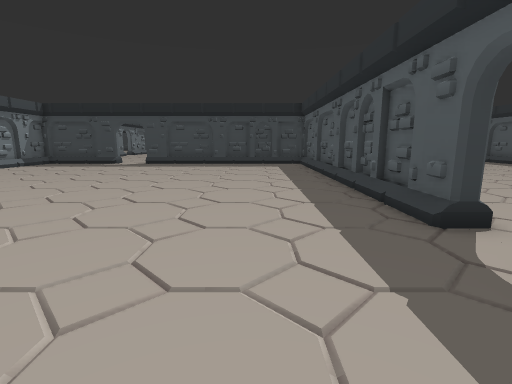
view 1 (above)

20 first-person views from a walk through a Godot game level. The camera is 1.4 m above the floor, tilts 10° down and sees 85° across. The floor is counted in squares, 1 m on a side. Each view is taken from the middle of a square. On the plan, view 1 faces up. The plan holds only what a view shows up to about 14 squares ahead; the rest is blank. The place goes on beyond the plan.

view 2
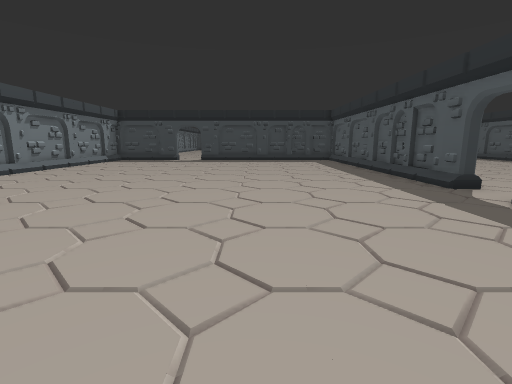

view 3
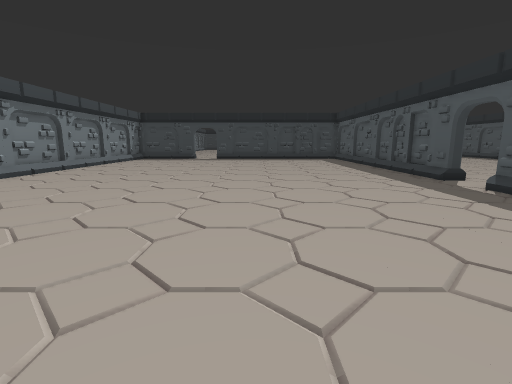

view 4
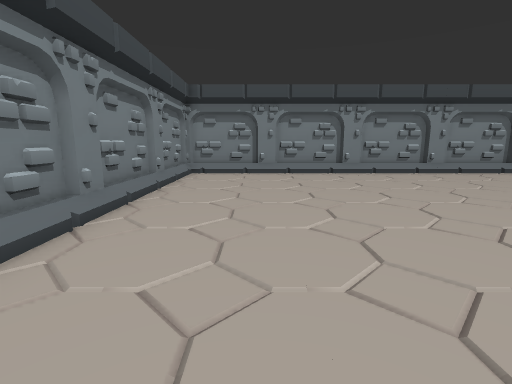

view 5
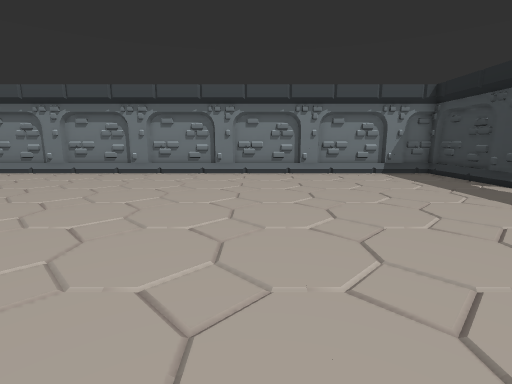

view 6
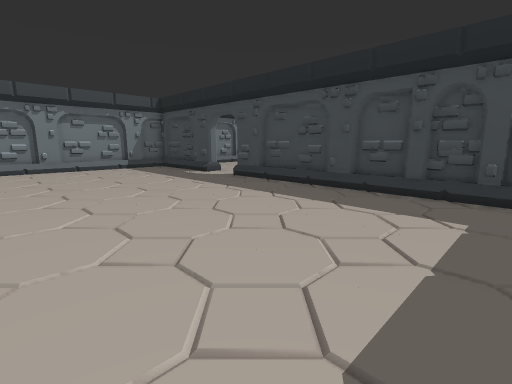

view 7
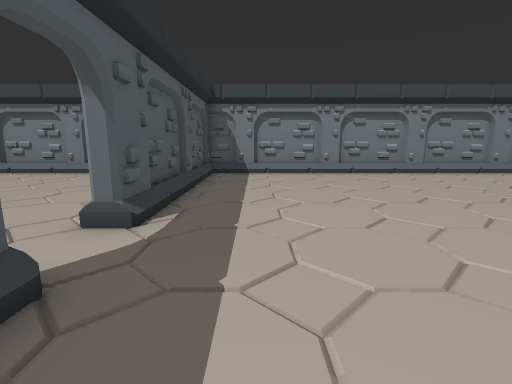

view 8
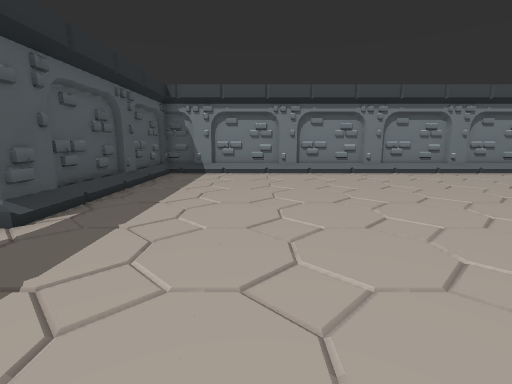

view 9
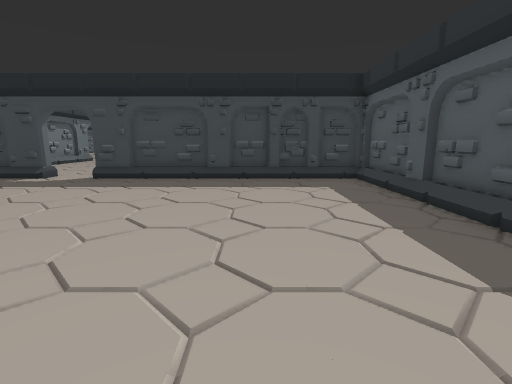

view 10
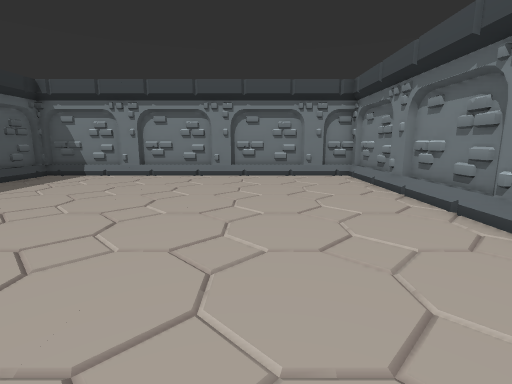

view 11
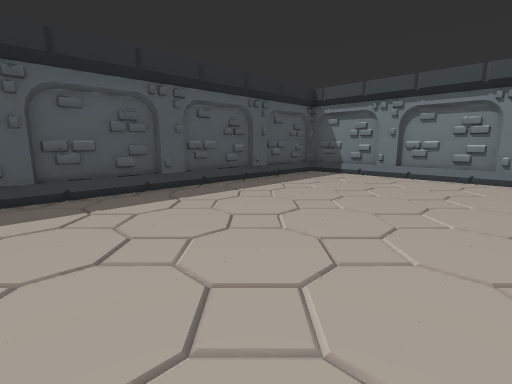

view 12
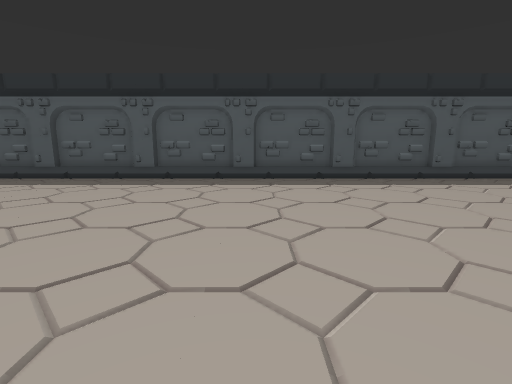

view 13
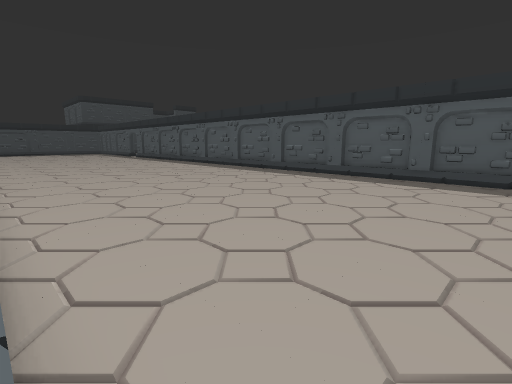

view 14
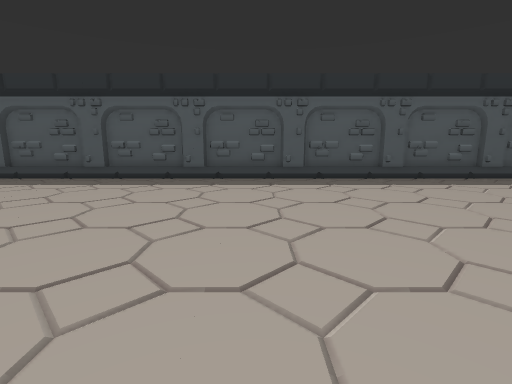

view 15
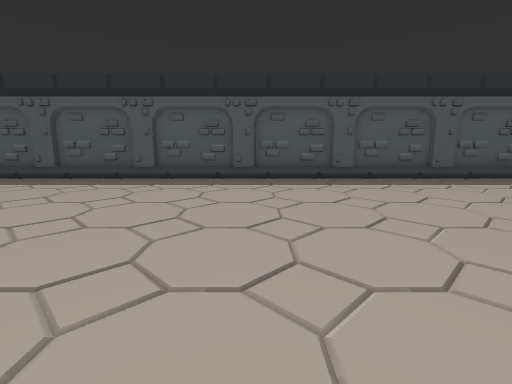

view 16
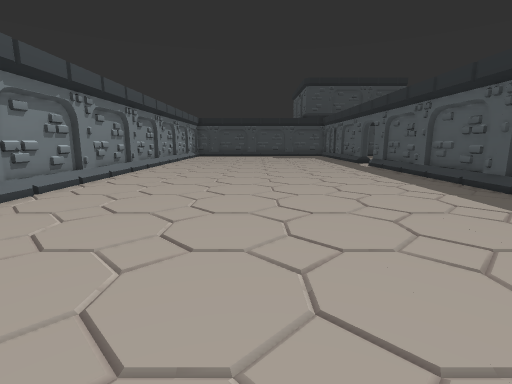

view 17
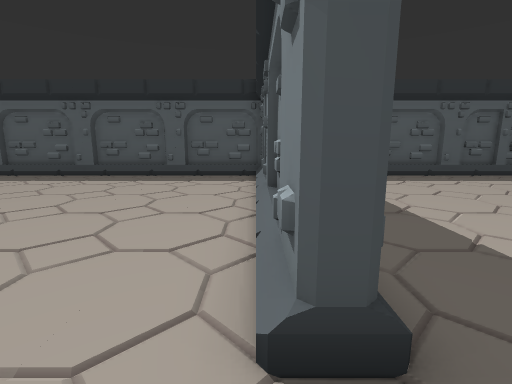

view 18
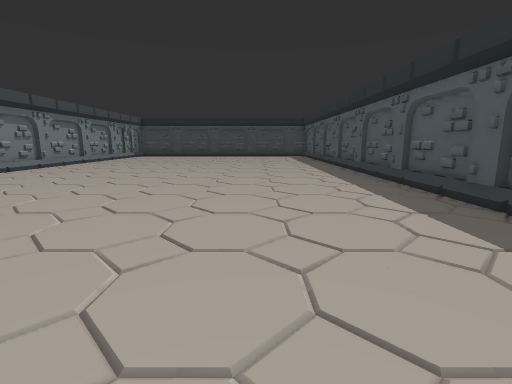

view 19
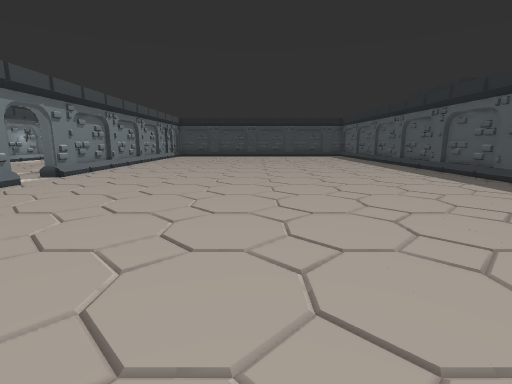

view 20
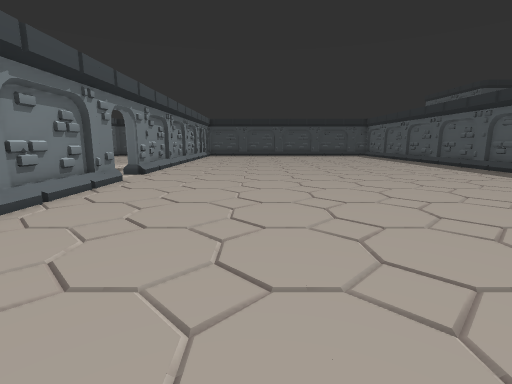

### Floor plan
Key: @ floor where view 1 was taken; # wall or solid block; . floor; / step, stairs or slope.
Columns run from 16 left of view 1 to 17 right of it. Each row starts with its distance up from view 1.
 35   /................##............#
 34 .#/................#/............#
 33 .#/................#/............#
 32  ..................#/............#
 31  ..................#/............#
 30   /................#/............#
 29  #/................#/............#
 28  #/................#/............#
 27  #/................#/............#
 26  #/................# ............#
 25   /................#  ...........#
 24    ................# ............#
 23     ...............# ............#
 22      ..............# ............#
 21      ..............# ............#
 20        ..//////////# ............#
 19  ######..########### ............#
 18  #/................# ............#
 17   /................#/............#
 16  #/................#/............#
 15  #/................#/............#
 14  #/................#/............#
 13  #/................#/............#
 12  #/................#/............#
 11  #/................#/............#
 10  #/................#/............#
  9   /................#/............#
  8  #/................#/............#
  7  #/................# ............#
  6  #/................#/............#
  5  #/................#/............#
  4  #/..............................#
  3  #/..............................#
  2  #/................#/............#
  1   /................#/............#
  0  #/.............@..#/............#
 -1  #/................#/............#
 -2  #/................#/............#
 -3  #/................#/............#
 -4  #/................#/............#
 -5  #/................#/............#
 -6  #/////////////////#/////////////#
 -7  #################################

Where each view was taken, in squares from view 1:
view 1: 0 up, 0 right, facing up
view 2: 4 down, 3 left, facing up
view 3: 6 down, 4 left, facing up
view 4: 3 down, 1 left, facing left
view 5: 11 up, 1 left, facing left
view 6: 11 up, 2 right, facing up-left
view 7: 7 up, 1 right, facing down
view 8: 7 up, 1 left, facing down
view 9: 8 up, 1 left, facing up
view 10: 6 up, 8 right, facing down
view 11: 6 up, 9 right, facing down-right
view 12: 5 up, 6 right, facing right
view 13: 6 up, 4 right, facing up-right
view 14: 15 up, 6 right, facing right
view 15: 21 up, 6 right, facing right
view 16: 21 up, 10 right, facing up
view 17: 20 up, 9 left, facing right
view 18: 21 up, 2 left, facing up
view 19: 21 up, 6 left, facing up
view 20: 20 up, 9 left, facing up
